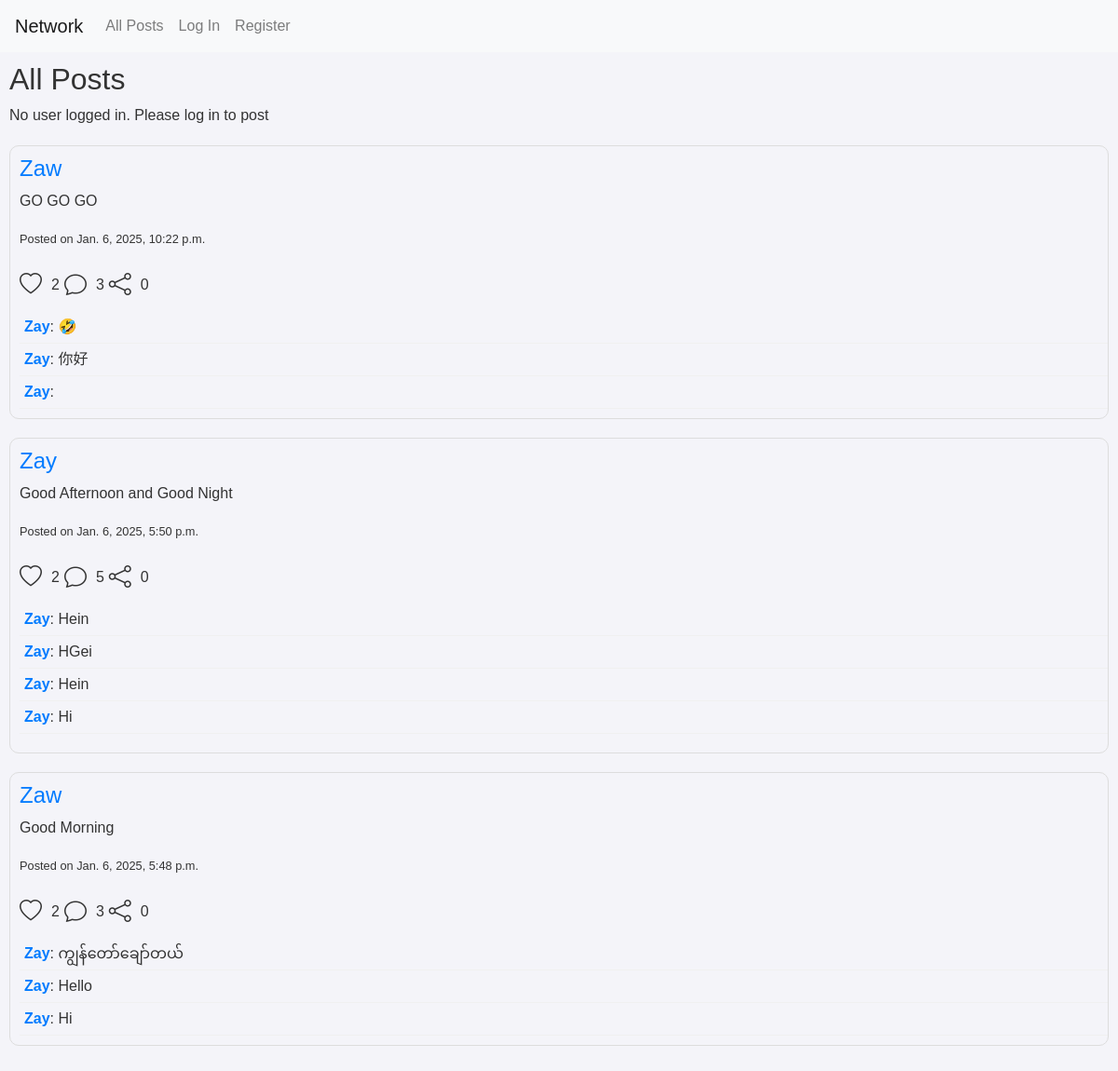
The app's page /, older data.
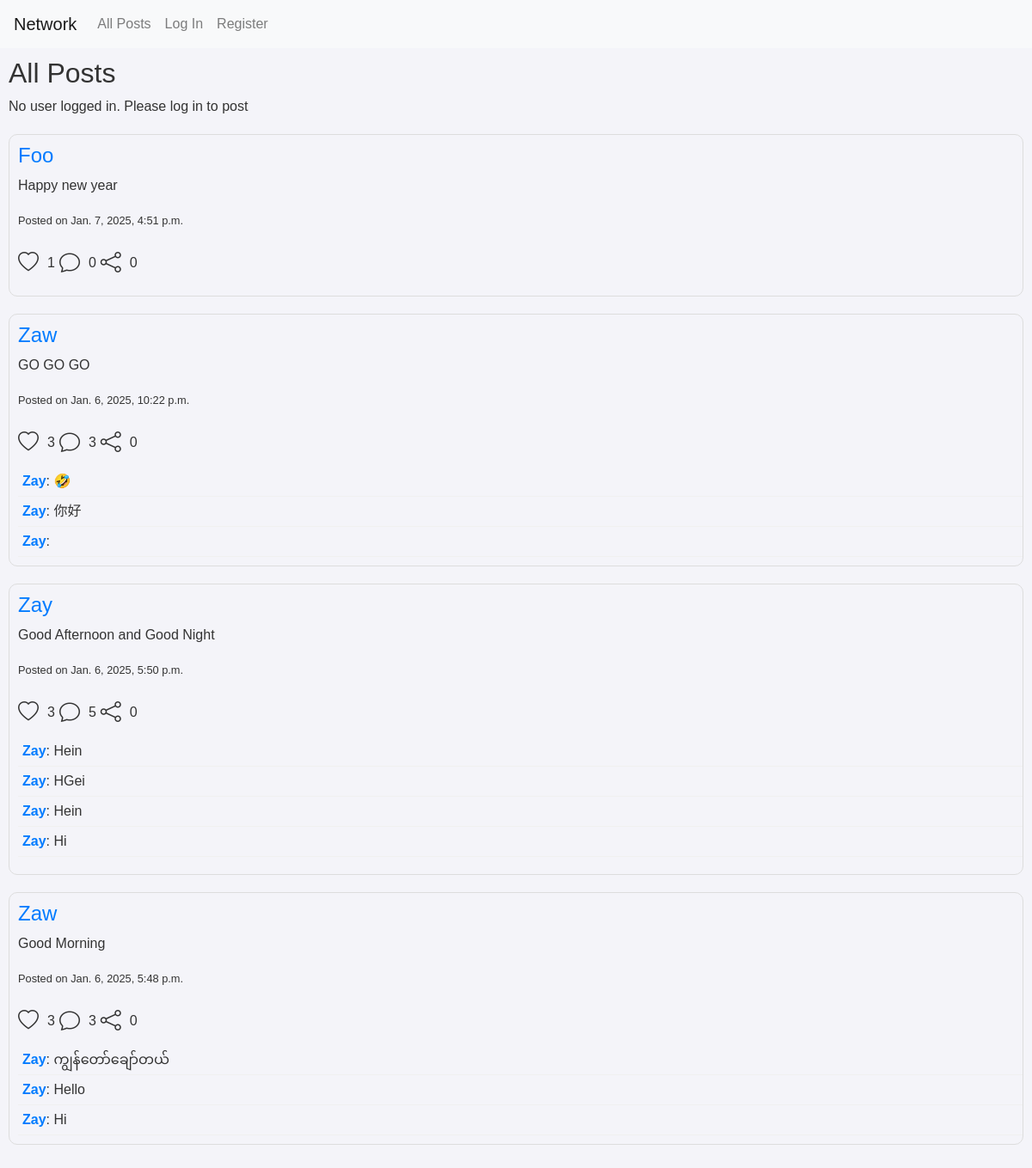
The same page, newer data.
### network/models.py (models this page shows)
class Post(models.Model):
    userid = models.ForeignKey(User,on_delete=models.CASCADE)
    post = models.CharField(max_length=255)
    created_at = models.DateTimeField(auto_now_add=True)
    updated_at = models.DateTimeField(auto_now=True)
    like_count = models.IntegerField(default=0)
    like = models.ManyToManyField(User,related_name="liked",blank=True)
    comment_count = models.IntegerField(default=0)
    comments =models.ManyToManyField(Comment,related_name="post",blank=True)
    shares = models.IntegerField(default=0)

class User(AbstractUser):
    pass

class Comment(models.Model):
    userid = models.ForeignKey(User,on_delete=models.CASCADE)
    comment = models.CharField(max_length=255)
    created_at = models.DateTimeField(auto_now_add=True)

### network/views.py (the view)
# urls.py: path("", views.index, name="index"),
def index(request):
    if request.method == "POST":
        post = request.POST["post"]
        user = request.user
        post = Post(userid=user,post=post)
        post.save()
        return HttpResponseRedirect(reverse("index"))
    else:
        user=request.user
        if request.user.is_anonymous:
            user = None
        posts = Post.objects.prefetch_related(
            Prefetch('comments', queryset=Comment.objects.order_by('-created_at'))
        ).order_by('-created_at')
        paginator  = Paginator(posts,10)
        page_number = request.GET.get('page',1)
        print(page_number,1)
        page_obj = paginator.get_page(page_number)
        print(page_obj)
        for i in page_obj:
            print(i.like.all())
        return render(request, "network/index.html",{
            "posts":page_obj,
            "user":user
        })

### network/templates/network/index.html (shortened to what this page needs)
{% extends "network/layout.html" %}
{% block body %}
    <h2>All Posts</h2>
    {% if user %}
    <form method="post">
        {% csrf_token %}
        <div class="form-group">
          <label for="exampleFormControlTextarea1">New Post</label>
          <textarea class="form-control" name="post" rows="3"class ="textbox"></textarea>
          <button type="submit" class="btn btn-primary">Submit</button>
        </div>
      </form>
    {% else %}
    <p>No user logged in. Please log in to post</p>
    {% endif %}
      {% for post in posts %}
    <div class="post" data-id ="{{ post.id }}">
      <div class="content">
        <h4><a href="{% url 'profile' username=post.userid %}">{{ post.userid }}</a></h4>
        <p>{{ post.post }}</p>
        <small>Posted on {{ post.created_at }}</small>
      </div>
      <div class="actions">
        {% if user in post.like.all %}
        <i class="bi bi-heart like-button liked" data-id="{{ post.id }}"></i>
        {% else %}
          <i class="bi bi-heart like-button" data-id="{{ post.id }}"></i>
        {% endif %}
        </i><span class="like-count count">{{ post.like_count  }}</span>
        <i class="bi bi-chat"></i><span class="comment-count count">{{post.comment_count }}</span>
        <i class="bi bi-share"></i><span class="share-count count">{{ post.shares }}</span>
      </div>
      <div class="comments">
        {% for comment in post.comments.all %}
        <div class="comment">
          <span class="username">{{ comment.userid }}</span>: {{ comment.comment }}
        </div>
      {% endfor %}
    </div>
    </div>
    {% endfor %}
{% endblock %}

Row changes from the older to the newer data that the page shows:
added Post: userid "Foo", post "Happy new year", created_at "Jan. 7, 2025, 4:51 p.m.", like_count "1", comment_count "0", shares "0"
changed Post "GO GO GO": like_count "2" → "3"
changed Post "Good Afternoon and Good Night": like_count "2" → "3"
changed Post "Good Morning": like_count "2" → "3"
